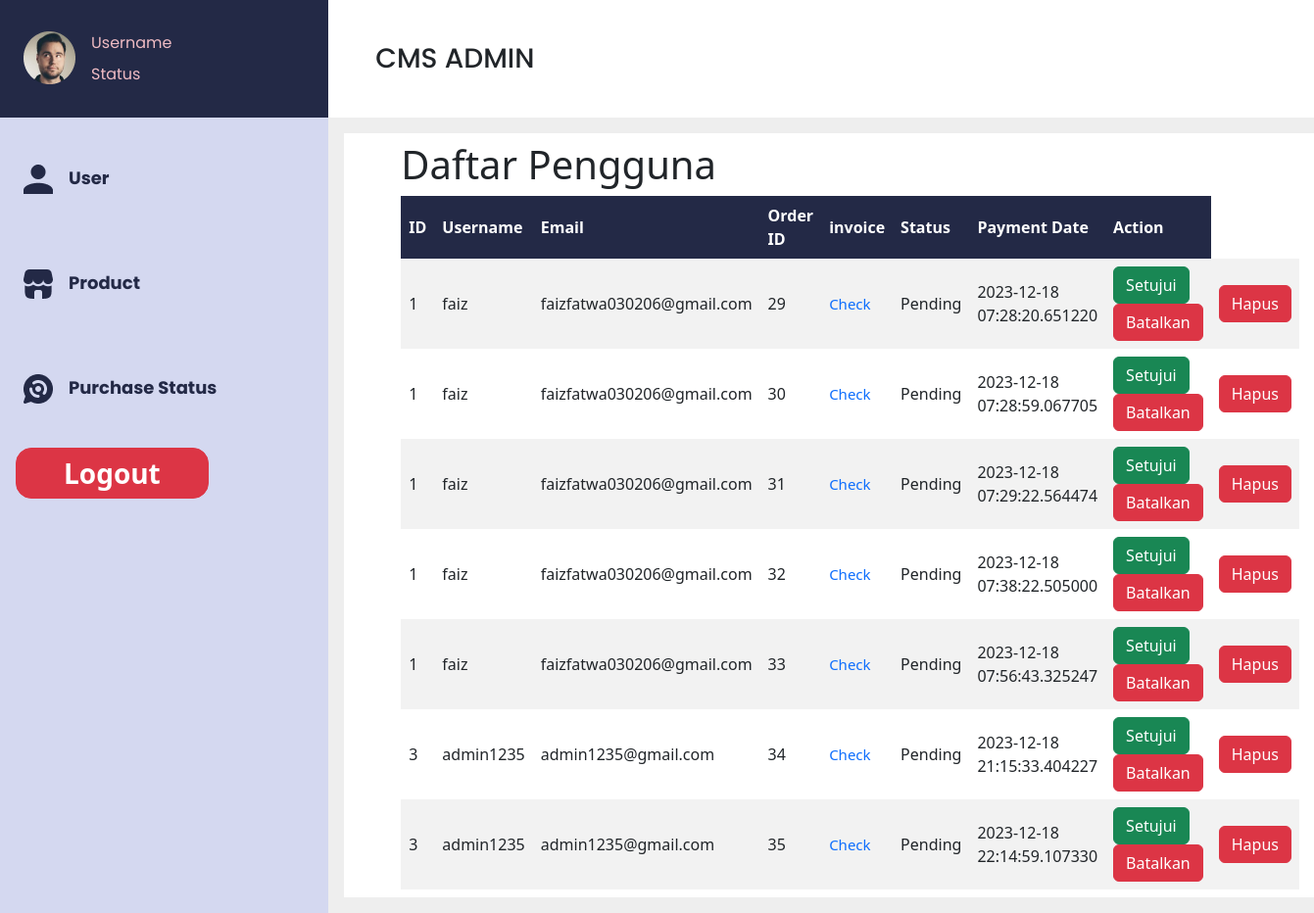
Before: /admin_status (signed in) with the older database file.
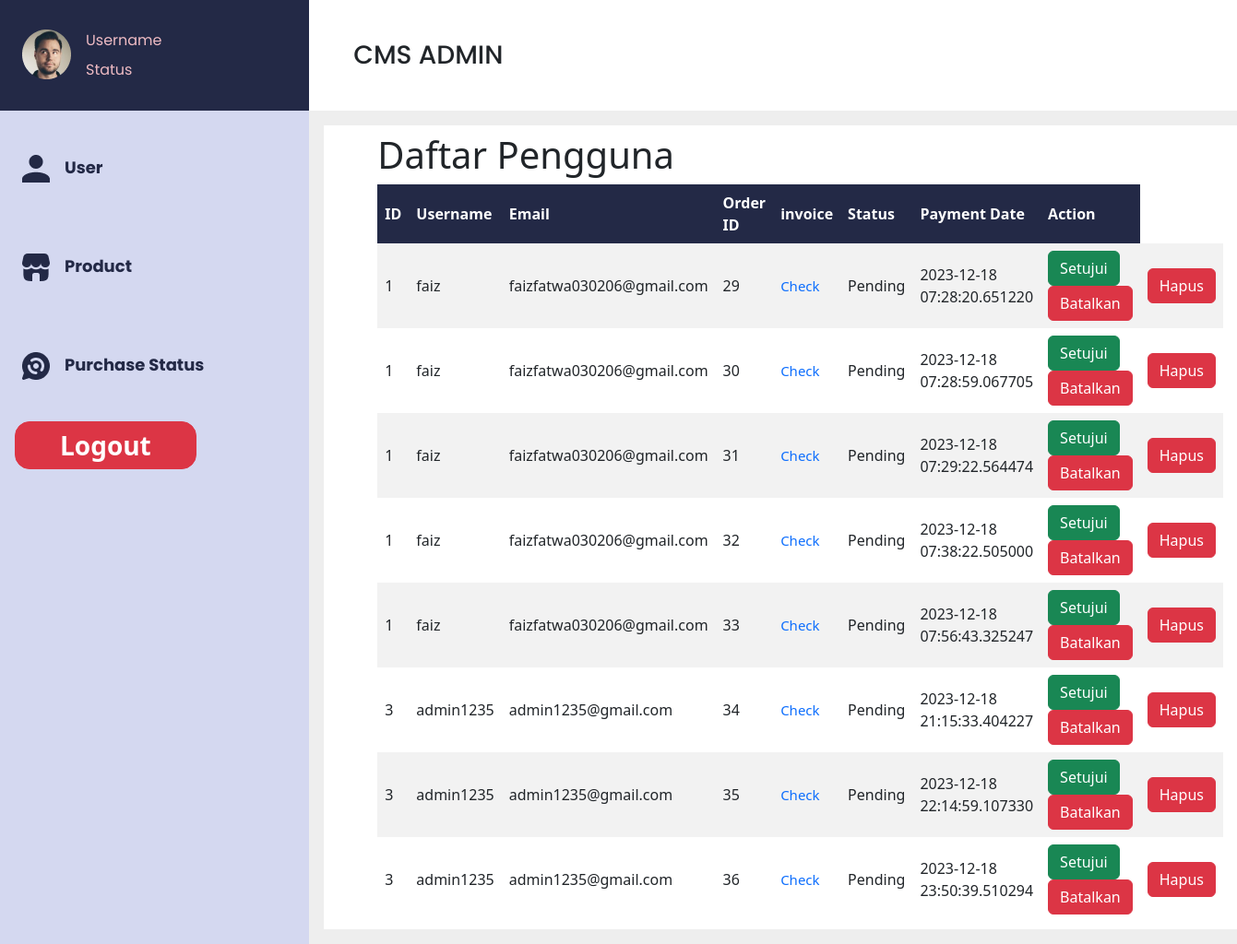
After: the same page with the newer database file.
### models/order_detail.py (models this page shows)
class Order_detail(db.Model):
    __tablename__ = 'order_detail'
    id_order = db.Column(db.Integer, primary_key=True)
    total = db.Column(db.Float)
    order_status = db.Column(db.String(100))
    id_payment = db.Column(db.Integer, db.ForeignKey('payment_detail.id_payment', name='fk_oDetail_payment'))
    id_session = db.Column(db.Integer, db.ForeignKey('session.id_session', name='fk_oDetail_session'))
    payment_detail = db.relationship('Payment_detail', back_populates='order_detail')
    session = db.relationship('session', back_populates='Order_detail')

### models/shopping_session.py (models this page shows)
class session(db.Model):
    id_session = db.Column(db.Integer, primary_key=True)
    id_user = db.Column(db.Integer, db.ForeignKey('user.id_user'), nullable=False)
    is_active = db.Column(db.Boolean, default=True)
    order_items = db.relationship('Order_items', back_populates='session')
    user = relationship("User", backref="session")
    Order_detail = relationship("Order_detail", back_populates="session", uselist=False)

### models/user.py (models this page shows, shortened)
class User(db.Model, UserMixin):
    id_user = db.Column(db.Integer, primary_key=True)
    username = db.Column(db.String(20), nullable=False, unique=True)
    email = db.Column(db.String(120), nullable=False, unique=True)
    password = db.Column(db.String(80), nullable=False)
    fullname = db.Column(db.String(60), nullable=True, unique=False)
    gender = db.Column(db.CHAR(1), nullable=True, unique=False)
    telephone = db.Column(db.Integer, nullable=True, unique=False)
    address = db.Column(db.String(60), nullable=True, unique=False)
    is_admin = db.Column(db.Boolean, default=False)

### models/payment_detail.py (models this page shows)
class Payment_detail(db.Model):
    __tablename__ = 'payment_detail'
    id_payment = db.Column(db.Integer, primary_key=True)
    amount = db.Column(db.Integer)
    payment_method = db.Column(db.String(100))
    bank_name = db.Column(db.String(100))
    account_number = db.Column(db.String(100))
    payment_date = db.Column(db.DateTime, default=datetime.utcnow)
    order_detail = db.relationship('Order_detail', back_populates='payment_detail')

### app.py (the view)
@app.route('/admin_status')
@admin_required
def admin_status():
    orders = Order_detail.query.join(Payment_detail).all()
    return render_template("admin_status.html", orders=orders)

### app.py (called while the page is built)
def admin_required(func):
    @wraps(func)
    def decorated_view(*args, **kwargs):
        if not current_user.is_authenticated or not current_user.is_admin:
            flash("You need to log in as an admin to access this page.", "danger")
            return redirect(url_for('loginadmin'))
        return func(*args, **kwargs)
    return decorated_view

@login_manager.user_loader
def load_user(user_id):
    return User.query.get(int(user_id))

### templates/admin_status.html (shortened to what this page needs)
<!DOCTYPE html>
<html lang="en">
<head>
    <link rel="stylesheet" type="text/css" href="{{ url_for('static', filename='css/crud_admin.css') }}">
    <link href="https://cdn.jsdelivr.net/npm/bootstrap@5.3.2/dist/css/bootstrap.min.css" rel="stylesheet"
>
</head>
<body>
    <div class="d-flex bd-highlight">
        <div class="d-flex flex-column bd-highlight justify-content-center" style="flex: 0 0 25%;">
            <div class="py-4 px-3 d-flex flex-row bd-highlight" style="background-color: #232946;">
                <div class="p-2 bd-highlight"><img src="../static/asset/Ellipse 9.png"></div>
                <div class="p-1 bd-highlight">
                    <div class="d-flex flex-column bd-highlight">
                        <div class="p-1 bd-highlight">Username</div>
                        <div class="p-1 bd-highlight">Status</div>
                    </div>
                </div>
            </div>
        </div>
        <div class="bd-highlight d-flex align-items-center ms-5 mt-3" style="flex: 0 0 70%;">
            <p class="fs-3" style="font-family: 'Poppins', sans-serif; font-weight: 500;">CMS ADMIN</p>
        </div>
    </div>
    <div class="d-flex bd-highlight">
        <div class="d-flex flex-column bd-highlight p-3" style="flex: 0 0 25%; background-color: #D4D8F0;">
            <div class="d-flex flex-row bd-highlight py-4">
                <div class="p-2 bd-highlight"><img src="../static/asset/Vector (3).png" alt=""></div>
                <div class="p-2 bd-highlight"> <a href="{{ url_for('admin_user') }}">
                        <p class="fw-bold">User</p>
                    </a></div>
            </div>
            <div class="d-flex flex-row bd-highlight py-4">
                <div class="p-2 bd-highlight"><img src="../static/asset/Vector (1).png" alt=""></div>
                <div class="p-2 bd-highlight"> <a href="{{ url_for('admin_crud') }}">
                        <p class="fw-bold">Product</p>
                    </a></div>
            </div>
            <div class="d-flex flex-row bd-highlight py-4">
                <div class="p-2 bd-highlight"><img src="../static/asset/Vector (2).png" alt=""></div>
                <div class="p-2 bd-highlight"> <a href="{{ url_for('admin_status') }}">
                        <p class="fw-bold">Purchase Status</p>
                    </a></div>
            </div>
            <form action="{{ url_for('logoutadmin') }}" method="POST">
                <button class="btn btn-danger fw-bold py-1 px-5 fs-3 rounded-4 mb-1" type="submit">Logout</button>
            </form>
        </div>
        <div class="bd-highlight d-flex p-3 w-100" style="flex: 0 0 75%; background-color: #eeeeee;">
            <div class="d-flex flex-column bd-highlight w-100" style="background-color: white;">
                <div class="p-2 bd-highlight me-3 w-100">
                    <h1>Daftar Pengguna</h1>
                    <table>
                        <tr>
                            <th>ID</th>
                            <th>Username</th>
                            <th>Email</th>
                            <th>Order ID</th>
                            <th>invoice</th>
                            <th>Status</th>
                            <th>Payment Date</th>
                            <th>Action</th>
                            <th style="background-color:rgba(0, 0, 0, 0);"></th>
                        </tr>
                        {% for order in orders %}
                        <tr>
                            <td>{{ order.session.id_user }}</td>
                            {% if order.session %}
                            <td>{{ order.session.user.username }}</td>
                            <td>{{ order.session.user.email }}</td>
                        {% else %}
                            <td>N/A</td>
                            <td>N/A</td>
                        {% endif %}
                            <td>{{ order.id_order }}</td>
                            <td><a href="{{ url_for('view_invoice', payment_id=order.id_payment) }}">Check</a></td>
                            <td>
                                {{ order.order_status }}
                            </td>
                            <td>{{ order.payment_detail.payment_date }}</td>
                            <td id="action">
                                <form action="{{ url_for('approve_payment', payment_id=order.id_payment) }}" method="POST">
                                    <button type="submit" class="btn btn-success">Setujui</button>
                                </form>
                                <form action="{{ url_for('disapprove_payment', payment_id=order.id_payment) }}" method="POST">
                                    <button type="submit" class="btn btn-danger">Batalkan</button>
                                </form>
                            </td>
                            <td style="background-color:rgba(0, 0, 0, 0);">
                                <form action="{{ url_for('delete_order', payment_id=order.id_payment) }}" method="POST">
                                    <button type="submit" class="btn btn-danger">Hapus</button>
                                </form>
                            </td>
                        </tr>
                        {% endfor %}
                    </table>
                </div>
            </div>
        </div>
    </div>
</body>
</html>

### static/css/crud_admin.css (style rules this page uses)
* { padding: 0; margin: 0; }
h1 { margin-left: 50px; }
a { color: white; font-size: 15px; text-decoration: none; }
table { margin-left: 50px; border-collapse: collapse; width: 90%; }
th, td { border: 1px solid #dee2e6; padding: 8px; }
th { background-color: #232946; color: #fff; font-weight: bold; }
tr:nth-child(even) { background-color: #f2f2f2; }
tr:nth-child(odd) { background-color: #fff; }

### templates/admin_status.html (style rules this page uses)
.p-1.bd-highlight { font-family: 'Poppins', sans-serif; color: #EEBBC3; font-size: medium; }
p.fw-bold { font-family: 'Poppins', sans-serif; color: #232946; font-weight: bold; font-size: large; }
a { text-decoration: none; }
table button { display: flex; flex-direction: row; border-radius: 10px; align-item: center; justify-content: center; }

Changed rows visible on the page:
added Order_detail: session.id_user "3", session.user.username "admin1235", session.user.email "admin1235@gmail.com", id_order "36", order_status "Pending", payment_detail.payment_date "2023-12-18 23:50:39.510294"
